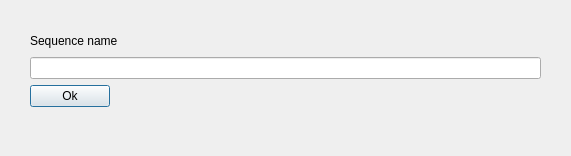
<?xml version="1.0" encoding="UTF-8"?>
<ui version="4.0">
 <class>Dialog</class>
 <widget class="QDialog" name="Dialog">
  <property name="geometry">
   <rect>
    <x>0</x>
    <y>0</y>
    <width>571</width>
    <height>156</height>
   </rect>
  </property>
  <property name="windowTitle">
   <string>Dialog</string>
  </property>
  <widget class="QWidget" name="">
   <property name="geometry">
    <rect>
     <x>30</x>
     <y>30</y>
     <width>511</width>
     <height>77</height>
    </rect>
   </property>
   <layout class="QVBoxLayout" name="verticalLayout">
    <item>
     <widget class="QLabel" name="label">
      <property name="text">
       <string>Sequence name</string>
      </property>
     </widget>
    </item>
    <item>
     <widget class="QLineEdit" name="lineEditNameSequence"/>
    </item>
    <item>
     <widget class="QPushButton" name="pushButtonOkNameSequence">
      <property name="minimumSize">
       <size>
        <width>80</width>
        <height>10</height>
       </size>
      </property>
      <property name="maximumSize">
       <size>
        <width>80</width>
        <height>30</height>
       </size>
      </property>
      <property name="text">
       <string>Ok</string>
      </property>
     </widget>
    </item>
   </layout>
  </widget>
 </widget>
 <resources/>
 <connections/>
</ui>
